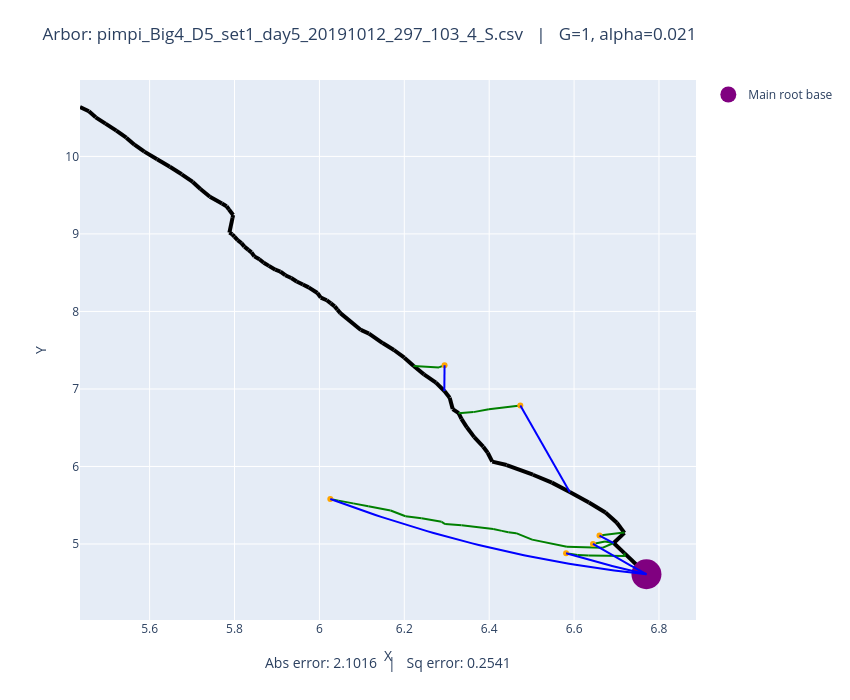

The notebook cell saved with this chart:
### Code cell
# Plot both observed and optimized
plot_arbors(fname, 1, 0.021)

### Figure 1 — Plotly figure (JSON) as saved in the notebook; plotly's stock layout.template omitted (floating-point values rounded to 4 significant figures)
{"data": [{"line": {"color": "black", "width": 4}, "mode": "lines", "showlegend": false, "type": "scatter", "x": [6.77, 6.718], "y": [4.61, 4.882]}, {"line": {"color": "black", "width": 4}, "mode": "lines", "showlegend": false, "type": "scatter", "x": [6.718, 6.693], "y": [4.882, 5.013]}, {"line": {"color": "black", "width": 4}, "mode": "lines", "showlegend": false, "type": "scatter", "x": [6.693, 6.719], "y": [5.013, 5.144]}, {"line": {"color": "black", "width": 4}, "mode": "lines", "showlegend": false, "type": "scatter", "x": [6.719, 6.701], "y": [5.144, 5.274]}, {"line": {"color": "black", "width": 4}, "mode": "lines", "showlegend": false, "type": "scatter", "x": [6.701, 6.674], "y": [5.274, 5.406]}, {"line": {"color": "black", "width": 4}, "mode": "lines", "showlegend": false, "type": "scatter", "x": [6.674, 6.635], "y": [5.406, 5.536]}, {"line": {"color": "black", "width": 4}, "mode": "lines", "showlegend": false, "type": "scatter", "x": [6.635, 6.59], "y": [5.536, 5.672]}, {"line": {"color": "black", "width": 4}, "mode": "lines", "showlegend": false, "type": "scatter", "x": [6.59, 6.548], "y": [5.672, 5.792]}, {"line": {"color": "black", "width": 4}, "mode": "lines", "showlegend": false, "type": "scatter", "x": [6.548, 6.503], "y": [5.792, 5.894]}, {"line": {"color": "black", "width": 4}, "mode": "lines", "showlegend": false, "type": "scatter", "x": [6.503, 6.441], "y": [5.894, 6.019]}, {"line": {"color": "black", "width": 4}, "mode": "lines", "showlegend": false, "type": "scatter", "x": [6.441, 6.407], "y": [6.019, 6.063]}, {"line": {"color": "black", "width": 4}, "mode": "lines", "showlegend": false, "type": "scatter", "x": [6.407, 6.396], "y": [6.063, 6.177]}, {"line": {"color": "black", "width": 4}, "mode": "lines", "showlegend": false, "type": "scatter", "x": [6.396, 6.386], "y": [6.177, 6.255]}, {"line": {"color": "black", "width": 4}, "mode": "lines", "showlegend": false, "type": "scatter", "x": [6.386, 6.365], "y": [6.255, 6.379]}, {"line": {"color": "black", "width": 4}, "mode": "lines", "showlegend": false, "type": "scatter", "x": [6.365, 6.347], "y": [6.379, 6.505]}, {"line": {"color": "black", "width": 4}, "mode": "lines", "showlegend": false, "type": "scatter", "x": [6.347, 6.335], "y": [6.505, 6.615]}, {"line": {"color": "black", "width": 4}, "mode": "lines", "showlegend": false, "type": "scatter", "x": [6.335, 6.328], "y": [6.615, 6.688]}, {"line": {"color": "black", "width": 4}, "mode": "lines", "showlegend": false, "type": "scatter", "x": [6.328, 6.314], "y": [6.688, 6.741]}, {"line": {"color": "black", "width": 4}, "mode": "lines", "showlegend": false, "type": "scatter", "x": [6.314, 6.307], "y": [6.741, 6.888]}, {"line": {"color": "black", "width": 4}, "mode": "lines", "showlegend": false, "type": "scatter", "x": [6.307, 6.294], "y": [6.888, 6.973]}, {"line": {"color": "black", "width": 4}, "mode": "lines", "showlegend": false, "type": "scatter", "x": [6.294, 6.275], "y": [6.973, 7.082]}, {"line": {"color": "black", "width": 4}, "mode": "lines", "showlegend": false, "type": "scatter", "x": [6.275, 6.246], "y": [7.082, 7.188]}, {"line": {"color": "black", "width": 4}, "mode": "lines", "showlegend": false, "type": "scatter", "x": [6.246, 6.222], "y": [7.188, 7.296]}, {"line": {"color": "black", "width": 4}, "mode": "lines", "showlegend": false, "type": "scatter", "x": [6.222, 6.2], "y": [7.296, 7.404]}, {"line": {"color": "black", "width": 4}, "mode": "lines", "showlegend": false, "type": "scatter", "x": [6.2, 6.176], "y": [7.404, 7.502]}, {"line": {"color": "black", "width": 4}, "mode": "lines", "showlegend": false, "type": "scatter", "x": [6.176, 6.149], "y": [7.502, 7.592]}, {"line": {"color": "black", "width": 4}, "mode": "lines", "showlegend": false, "type": "scatter", "x": [6.149, 6.117], "y": [7.592, 7.715]}, {"line": {"color": "black", "width": 4}, "mode": "lines", "showlegend": false, "type": "scatter", "x": [6.117, 6.098], "y": [7.715, 7.761]}, {"line": {"color": "black", "width": 4}, "mode": "lines", "showlegend": false, "type": "scatter", "x": [6.098, 6.049], "y": [7.761, 7.978]}, {"line": {"color": "black", "width": 4}, "mode": "lines", "showlegend": false, "type": "scatter", "x": [6.049, 6.042], "y": [7.978, 8.023]}, {"line": {"color": "black", "width": 4}, "mode": "lines", "showlegend": false, "type": "scatter", "x": [6.042, 6.036], "y": [8.023, 8.065]}, {"line": {"color": "black", "width": 4}, "mode": "lines", "showlegend": false, "type": "scatter", "x": [6.036, 6.027], "y": [8.065, 8.104]}, {"line": {"color": "black", "width": 4}, "mode": "lines", "showlegend": false, "type": "scatter", "x": [6.027, 6.017], "y": [8.104, 8.145]}, {"line": {"color": "black", "width": 4}, "mode": "lines", "showlegend": false, "type": "scatter", "x": [6.017, 6.003], "y": [8.145, 8.179]}, {"line": {"color": "black", "width": 4}, "mode": "lines", "showlegend": false, "type": "scatter", "x": [6.003, 5.995], "y": [8.179, 8.238]}, {"line": {"color": "black", "width": 4}, "mode": "lines", "showlegend": false, "type": "scatter", "x": [5.995, 5.975], "y": [8.238, 8.31]}, {"line": {"color": "black", "width": 4}, "mode": "lines", "showlegend": false, "type": "scatter", "x": [5.975, 5.961], "y": [8.31, 8.347]}, {"line": {"color": "black", "width": 4}, "mode": "lines", "showlegend": false, "type": "scatter", "x": [5.961, 5.946], "y": [8.347, 8.387]}, {"line": {"color": "black", "width": 4}, "mode": "lines", "showlegend": false, "type": "scatter", "x": [5.946, 5.934], "y": [8.387, 8.431]}, {"line": {"color": "black", "width": 4}, "mode": "lines", "showlegend": false, "type": "scatter", "x": [5.934, 5.92], "y": [8.431, 8.467]}, {"line": {"color": "black", "width": 4}, "mode": "lines", "showlegend": false, "type": "scatter", "x": [5.92, 5.908], "y": [8.467, 8.515]}, {"line": {"color": "black", "width": 4}, "mode": "lines", "showlegend": false, "type": "scatter", "x": [5.908, 5.896], "y": [8.515, 8.538]}, {"line": {"color": "black", "width": 4}, "mode": "lines", "showlegend": false, "type": "scatter", "x": [5.896, 5.881], "y": [8.538, 8.588]}, {"line": {"color": "black", "width": 4}, "mode": "lines", "showlegend": false, "type": "scatter", "x": [5.881, 5.869], "y": [8.588, 8.629]}, {"line": {"color": "black", "width": 4}, "mode": "lines", "showlegend": false, "type": "scatter", "x": [5.869, 5.859], "y": [8.629, 8.673]}, {"line": {"color": "black", "width": 4}, "mode": "lines", "showlegend": false, "type": "scatter", "x": [5.859, 5.847], "y": [8.673, 8.711]}, {"line": {"color": "black", "width": 4}, "mode": "lines", "showlegend": false, "type": "scatter", "x": [5.847, 5.84], "y": [8.711, 8.762]}, {"line": {"color": "black", "width": 4}, "mode": "lines", "showlegend": false, "type": "scatter", "x": [5.84, 5.833], "y": [8.762, 8.795]}, {"line": {"color": "black", "width": 4}, "mode": "lines", "showlegend": false, "type": "scatter", "x": [5.833, 5.823], "y": [8.795, 8.836]}, {"line": {"color": "black", "width": 4}, "mode": "lines", "showlegend": false, "type": "scatter", "x": [5.823, 5.816], "y": [8.836, 8.881]}, {"line": {"color": "black", "width": 4}, "mode": "lines", "showlegend": false, "type": "scatter", "x": [5.816, 5.807], "y": [8.881, 8.919]}, {"line": {"color": "black", "width": 4}, "mode": "lines", "showlegend": false, "type": "scatter", "x": [5.807, 5.8], "y": [8.919, 8.964]}, {"line": {"color": "black", "width": 4}, "mode": "lines", "showlegend": false, "type": "scatter", "x": [5.8, 5.795], "y": [8.964, 8.995]}, {"line": {"color": "black", "width": 4}, "mode": "lines", "showlegend": false, "type": "scatter", "x": [5.795, 5.788], "y": [8.995, 9.017]}, {"line": {"color": "black", "width": 4}, "mode": "lines", "showlegend": false, "type": "scatter", "x": [5.788, 5.795], "y": [9.017, 9.208]}, {"line": {"color": "black", "width": 4}, "mode": "lines", "showlegend": false, "type": "scatter", "x": [5.795, 5.797], "y": [9.208, 9.244]}, {"line": {"color": "black", "width": 4}, "mode": "lines", "showlegend": false, "type": "scatter", "x": [5.797, 5.787], "y": [9.244, 9.315]}, {"line": {"color": "black", "width": 4}, "mode": "lines", "showlegend": false, "type": "scatter", "x": [5.787, 5.781], "y": [9.315, 9.357]}, {"line": {"color": "black", "width": 4}, "mode": "lines", "showlegend": false, "type": "scatter", "x": [5.781, 5.77], "y": [9.357, 9.392]}, {"line": {"color": "black", "width": 4}, "mode": "lines", "showlegend": false, "type": "scatter", "x": [5.77, 5.742], "y": [9.392, 9.479]}, {"line": {"color": "black", "width": 4}, "mode": "lines", "showlegend": false, "type": "scatter", "x": [5.742, 5.72], "y": [9.479, 9.58]}, {"line": {"color": "black", "width": 4}, "mode": "lines", "showlegend": false, "type": "scatter", "x": [5.72, 5.702], "y": [9.58, 9.671]}, {"line": {"color": "black", "width": 4}, "mode": "lines", "showlegend": false, "type": "scatter", "x": [5.702, 5.676], "y": [9.671, 9.77]}, {"line": {"color": "black", "width": 4}, "mode": "lines", "showlegend": false, "type": "scatter", "x": [5.676, 5.648], "y": [9.77, 9.867]}, {"line": {"color": "black", "width": 4}, "mode": "lines", "showlegend": false, "type": "scatter", "x": [5.648, 5.618], "y": [9.867, 9.965]}, {"line": {"color": "black", "width": 4}, "mode": "lines", "showlegend": false, "type": "scatter", "x": [5.618, 5.588], "y": [9.965, 10.06]}, {"line": {"color": "black", "width": 4}, "mode": "lines", "showlegend": false, "type": "scatter", "x": [5.588, 5.564], "y": [10.06, 10.15]}, {"line": {"color": "black", "width": 4}, "mode": "lines", "showlegend": false, "type": "scatter", "x": [5.564, 5.545], "y": [10.15, 10.24]}, {"line": {"color": "black", "width": 4}, "mode": "lines", "showlegend": false, "type": "scatter", "x": [5.545, 5.522], "y": [10.24, 10.33]}, {"line": {"color": "black", "width": 4}, "mode": "lines", "showlegend": false, "type": "scatter", "x": [5.522, 5.496], "y": [10.33, 10.42]}, {"line": {"color": "black", "width": 4}, "mode": "lines", "showlegend": false, "type": "scatter", "x": [5.496, 5.473], "y": [10.42, 10.5]}, {"line": {"color": "black", "width": 4}, "mode": "lines", "showlegend": false, "type": "scatter", "x": [5.473, 5.457], "y": [10.5, 10.58]}, {"line": {"color": "black", "width": 4}, "mode": "lines", "showlegend": false, "type": "scatter", "x": [5.457, 5.436], "y": [10.58, 10.64]}, {"line": {"color": "green", "width": 2}, "mode": "lines", "showlegend": false, "type": "scatter", "x": [6.66, 6.717], "y": [5.109, 5.147]}, {"line": {"color": "green", "width": 2}, "mode": "lines", "showlegend": false, "type": "scatter", "x": [6.717, 6.719], "y": [5.147, 5.144]}, {"line": {"color": "green", "width": 2}, "mode": "lines", "showlegend": false, "type": "scatter", "x": [6.645, 6.673], "y": [5.001, 5.034]}, {"line": {"color": "green", "width": 2}, "mode": "lines", "showlegend": false, "type": "scatter", "x": [6.673, 6.693], "y": [5.034, 5.013]}, {"line": {"color": "green", "width": 2}, "mode": "lines", "showlegend": false, "type": "scatter", "x": [6.026, 6.045], "y": [5.581, 5.559]}, {"line": {"color": "green", "width": 2}, "mode": "lines", "showlegend": false, "type": "scatter", "x": [6.045, 6.08], "y": [5.559, 5.524]}, {"line": {"color": "green", "width": 2}, "mode": "lines", "showlegend": false, "type": "scatter", "x": [6.08, 6.115], "y": [5.524, 5.486]}, {"line": {"color": "green", "width": 2}, "mode": "lines", "showlegend": false, "type": "scatter", "x": [6.115, 6.168], "y": [5.486, 5.433]}, {"line": {"color": "green", "width": 2}, "mode": "lines", "showlegend": false, "type": "scatter", "x": [6.168, 6.203], "y": [5.433, 5.358]}, {"line": {"color": "green", "width": 2}, "mode": "lines", "showlegend": false, "type": "scatter", "x": [6.203, 6.241], "y": [5.358, 5.332]}, {"line": {"color": "green", "width": 2}, "mode": "lines", "showlegend": false, "type": "scatter", "x": [6.241, 6.288], "y": [5.332, 5.286]}, {"line": {"color": "green", "width": 2}, "mode": "lines", "showlegend": false, "type": "scatter", "x": [6.288, 6.296], "y": [5.286, 5.257]}, {"line": {"color": "green", "width": 2}, "mode": "lines", "showlegend": false, "type": "scatter", "x": [6.296, 6.335], "y": [5.257, 5.241]}, {"line": {"color": "green", "width": 2}, "mode": "lines", "showlegend": false, "type": "scatter", "x": [6.335, 6.41], "y": [5.241, 5.194]}, {"line": {"color": "green", "width": 2}, "mode": "lines", "showlegend": false, "type": "scatter", "x": [6.41, 6.43], "y": [5.194, 5.169]}, {"line": {"color": "green", "width": 2}, "mode": "lines", "showlegend": false, "type": "scatter", "x": [6.43, 6.445], "y": [5.169, 5.151]}, {"line": {"color": "green", "width": 2}, "mode": "lines", "showlegend": false, "type": "scatter", "x": [6.445, 6.463], "y": [5.151, 5.14]}, {"line": {"color": "green", "width": 2}, "mode": "lines", "showlegend": false, "type": "scatter", "x": [6.463, 6.501], "y": [5.14, 5.056]}, {"line": {"color": "green", "width": 2}, "mode": "lines", "showlegend": false, "type": "scatter", "x": [6.501, 6.583], "y": [5.056, 4.963]}, {"line": {"color": "green", "width": 2}, "mode": "lines", "showlegend": false, "type": "scatter", "x": [6.583, 6.667], "y": [4.963, 4.951]}, {"line": {"color": "green", "width": 2}, "mode": "lines", "showlegend": false, "type": "scatter", "x": [6.667, 6.693], "y": [4.951, 5.013]}, {"line": {"color": "green", "width": 2}, "mode": "lines", "showlegend": false, "type": "scatter", "x": [6.581, 6.608], "y": [4.88, 4.86]}, {"line": {"color": "green", "width": 2}, "mode": "lines", "showlegend": false, "type": "scatter", "x": [6.608, 6.634], "y": [4.86, 4.851]}, {"line": {"color": "green", "width": 2}, "mode": "lines", "showlegend": false, "type": "scatter", "x": [6.634, 6.72], "y": [4.851, 4.845]}, {"line": {"color": "green", "width": 2}, "mode": "lines", "showlegend": false, "type": "scatter", "x": [6.72, 6.718], "y": [4.845, 4.882]}, {"line": {"color": "green", "width": 2}, "mode": "lines", "showlegend": false, "type": "scatter", "x": [6.295, 6.282], "y": [7.307, 7.278]}, {"line": {"color": "green", "width": 2}, "mode": "lines", "showlegend": false, "type": "scatter", "x": [6.282, 6.222], "y": [7.278, 7.296]}, {"line": {"color": "green", "width": 2}, "mode": "lines", "showlegend": false, "type": "scatter", "x": [6.473, 6.399], "y": [6.788, 6.737]}, {"line": {"color": "green", "width": 2}, "mode": "lines", "showlegend": false, "type": "scatter", "x": [6.399, 6.363], "y": [6.737, 6.701]}, {"line": {"color": "green", "width": 2}, "mode": "lines", "showlegend": false, "type": "scatter", "x": [6.363, 6.328], "y": [6.701, 6.688]}, {"marker": {"color": "orange"}, "mode": "markers", "showlegend": false, "type": "scatter", "x": [6.66], "y": [5.109]}, {"marker": {"color": "orange"}, "mode": "markers", "showlegend": false, "type": "scatter", "x": [6.645], "y": [5.001]}, {"marker": {"color": "orange"}, "mode": "markers", "showlegend": false, "type": "scatter", "x": [6.026], "y": [5.581]}, {"marker": {"color": "orange"}, "mode": "markers", "showlegend": false, "type": "scatter", "x": [6.581], "y": [4.88]}, {"marker": {"color": "orange"}, "mode": "markers", "showlegend": false, "type": "scatter", "x": [6.295], "y": [7.307]}, {"marker": {"color": "orange"}, "mode": "markers", "showlegend": false, "type": "scatter", "x": [6.473], "y": [6.788]}, {"marker": {"color": "purple", "size": 30}, "mode": "markers", "name": "Main root base", "type": "scatter", "x": [6.77], "y": [4.61]}, {"line": {"color": "blue"}, "mode": "lines", "showlegend": false, "type": "scatter", "x": [6.66, 6.661, 6.661, 6.662, 6.663, 6.663, 6.664, 6.665, 6.665, 6.666, 6.667, 6.667, 6.668, 6.669, 6.669, 6.67, 6.671, 6.671, 6.672, 6.673, 6.674, 6.674, 6.675, 6.676, 6.676, 6.677, 6.678, 6.678, 6.679, 6.68, 6.68, 6.681, 6.682, 6.682, 6.683, 6.684, 6.684, 6.685, 6.686, 6.686, 6.687, 6.688, 6.689, 6.689, 6.69, 6.691, 6.691, 6.692, 6.693, 6.693], "y": [5.109, 5.107, 5.105, 5.103, 5.101, 5.099, 5.097, 5.095, 5.093, 5.091, 5.089, 5.087, 5.085, 5.083, 5.082, 5.08, 5.078, 5.076, 5.074, 5.072, 5.07, 5.068, 5.066, 5.064, 5.062, 5.06, 5.058, 5.056, 5.054, 5.052, 5.05, 5.048, 5.046, 5.044, 5.042, 5.04, 5.038, 5.036, 5.034, 5.032, 5.03, 5.028, 5.026, 5.024, 5.022, 5.021, 5.019, 5.017, 5.015, 5.013]}, {"line": {"color": "blue"}, "mode": "lines", "showlegend": false, "type": "scatter", "x": [6.645, 6.647, 6.65, 6.652, 6.655, 6.657, 6.66, 6.663, 6.665, 6.668, 6.67, 6.673, 6.675, 6.678, 6.681, 6.683, 6.686, 6.688, 6.691, 6.693, 6.696, 6.699, 6.701, 6.704, 6.706, 6.709, 6.711, 6.714, 6.717, 6.719, 6.722, 6.724, 6.727, 6.729, 6.732, 6.735, 6.737, 6.74, 6.742, 6.745, 6.747, 6.75, 6.752, 6.755, 6.758, 6.76, 6.763, 6.765, 6.768, 6.77], "y": [5.001, 4.993, 4.984, 4.976, 4.968, 4.96, 4.951, 4.943, 4.935, 4.927, 4.919, 4.91, 4.902, 4.894, 4.886, 4.878, 4.87, 4.862, 4.854, 4.845, 4.837, 4.829, 4.821, 4.813, 4.805, 4.797, 4.789, 4.781, 4.774, 4.766, 4.758, 4.75, 4.742, 4.734, 4.726, 4.718, 4.71, 4.703, 4.695, 4.687, 4.679, 4.671, 4.664, 4.656, 4.648, 4.641, 4.633, 4.625, 4.617, 4.61]}, {"line": {"color": "blue"}, "mode": "lines", "showlegend": false, "type": "scatter", "x": [6.026, 6.041, 6.056, 6.071, 6.086, 6.102, 6.117, 6.132, 6.147, 6.162, 6.178, 6.193, 6.208, 6.223, 6.238, 6.254, 6.269, 6.284, 6.299, 6.314, 6.33, 6.345, 6.36, 6.375, 6.39, 6.406, 6.421, 6.436, 6.451, 6.466, 6.482, 6.497, 6.512, 6.527, 6.542, 6.558, 6.573, 6.588, 6.603, 6.618, 6.634, 6.649, 6.664, 6.679, 6.694, 6.71, 6.725, 6.74, 6.755, 6.77], "y": [5.581, 5.55, 5.52, 5.49, 5.46, 5.431, 5.403, 5.374, 5.347, 5.32, 5.293, 5.267, 5.241, 5.215, 5.19, 5.166, 5.142, 5.118, 5.095, 5.073, 5.051, 5.029, 5.008, 4.987, 4.967, 4.947, 4.928, 4.909, 4.89, 4.872, 4.855, 4.838, 4.821, 4.805, 4.789, 4.774, 4.759, 4.745, 4.731, 4.718, 4.705, 4.693, 4.681, 4.669, 4.658, 4.648, 4.637, 4.628, 4.619, 4.61]}, {"line": {"color": "blue"}, "mode": "lines", "showlegend": false, "type": "scatter", "x": [6.581, 6.585, 6.589, 6.593, 6.597, 6.6, 6.604, 6.608, 6.612, 6.616, 6.62, 6.624, 6.628, 6.631, 6.635, 6.639, 6.643, 6.647, 6.651, 6.655, 6.658, 6.662, 6.666, 6.67, 6.674, 6.678, 6.682, 6.685, 6.689, 6.693, 6.697, 6.701, 6.705, 6.709, 6.713, 6.716, 6.72, 6.724, 6.728, 6.732, 6.736, 6.74, 6.743, 6.747, 6.751, 6.755, 6.759, 6.763, 6.767, 6.77], "y": [4.88, 4.874, 4.868, 4.862, 4.855, 4.849, 4.843, 4.837, 4.831, 4.825, 4.819, 4.813, 4.807, 4.801, 4.796, 4.79, 4.784, 4.778, 4.773, 4.767, 4.761, 4.756, 4.75, 4.744, 4.739, 4.733, 4.728, 4.722, 4.717, 4.712, 4.706, 4.701, 4.695, 4.69, 4.685, 4.68, 4.675, 4.669, 4.664, 4.659, 4.654, 4.649, 4.644, 4.639, 4.634, 4.629, 4.624, 4.619, 4.615, 4.61]}, {"line": {"color": "blue"}, "mode": "lines", "showlegend": false, "type": "scatter", "x": [6.294, 6.294, 6.294, 6.294, 6.294, 6.294, 6.294, 6.294, 6.294, 6.294, 6.294, 6.294, 6.294, 6.294, 6.294, 6.294, 6.294, 6.294, 6.294, 6.295, 6.295, 6.295, 6.295, 6.295, 6.295, 6.295, 6.295, 6.295, 6.295, 6.295, 6.295, 6.295, 6.295, 6.295, 6.295, 6.295, 6.295, 6.295, 6.295, 6.295, 6.295, 6.295, 6.295, 6.295, 6.295, 6.295, 6.295, 6.295, 6.295, 6.295], "y": [6.974, 6.981, 6.988, 6.995, 7.002, 7.008, 7.015, 7.022, 7.029, 7.036, 7.042, 7.049, 7.056, 7.063, 7.07, 7.076, 7.083, 7.09, 7.097, 7.104, 7.11, 7.117, 7.124, 7.131, 7.138, 7.144, 7.151, 7.158, 7.165, 7.171, 7.178, 7.185, 7.192, 7.199, 7.205, 7.212, 7.219, 7.226, 7.233, 7.239, 7.246, 7.253, 7.26, 7.267, 7.273, 7.28, 7.287, 7.294, 7.301, 7.307]}, {"line": {"color": "blue"}, "mode": "lines", "showlegend": false, "type": "scatter", "x": [6.473, 6.476, 6.478, 6.48, 6.483, 6.485, 6.488, 6.49, 6.492, 6.495, 6.497, 6.499, 6.502, 6.504, 6.507, 6.509, 6.511, 6.514, 6.516, 6.519, 6.521, 6.523, 6.526, 6.528, 6.53, 6.533, 6.535, 6.538, 6.54, 6.542, 6.545, 6.547, 6.549, 6.552, 6.554, 6.557, 6.559, 6.561, 6.564, 6.566, 6.568, 6.571, 6.573, 6.576, 6.578, 6.58, 6.583, 6.585, 6.587, 6.59], "y": [6.788, 6.765, 6.742, 6.719, 6.696, 6.673, 6.65, 6.627, 6.604, 6.581, 6.558, 6.535, 6.512, 6.489, 6.466, 6.444, 6.421, 6.398, 6.375, 6.352, 6.329, 6.306, 6.284, 6.261, 6.238, 6.215, 6.193, 6.17, 6.147, 6.124, 6.102, 6.079, 6.056, 6.033, 6.011, 5.988, 5.965, 5.943, 5.92, 5.898, 5.875, 5.852, 5.83, 5.807, 5.785, 5.762, 5.74, 5.717, 5.694, 5.672]}], "layout": {"annotations": [{"font": {"size": 14}, "showarrow": false, "text": "Abs error: 2.1016   |   Sq error: 0.2541", "x": 0.5, "xref": "paper", "y": -0.1, "yref": "paper"}], "height": 700, "margin": {"b": 80, "t": 80}, "title": {"text": "Arbor: pimpi_Big4_D5_set1_day5_20191012_297_103_4_S.csv   |   G=1, alpha=0.021"}, "width": 850, "xaxis": {"autorange": true, "range": [5.436, 6.888], "title": {"text": "X"}, "type": "linear"}, "yaxis": {"autorange": true, "range": [4.02, 10.99], "title": {"text": "Y"}, "type": "linear"}}}
